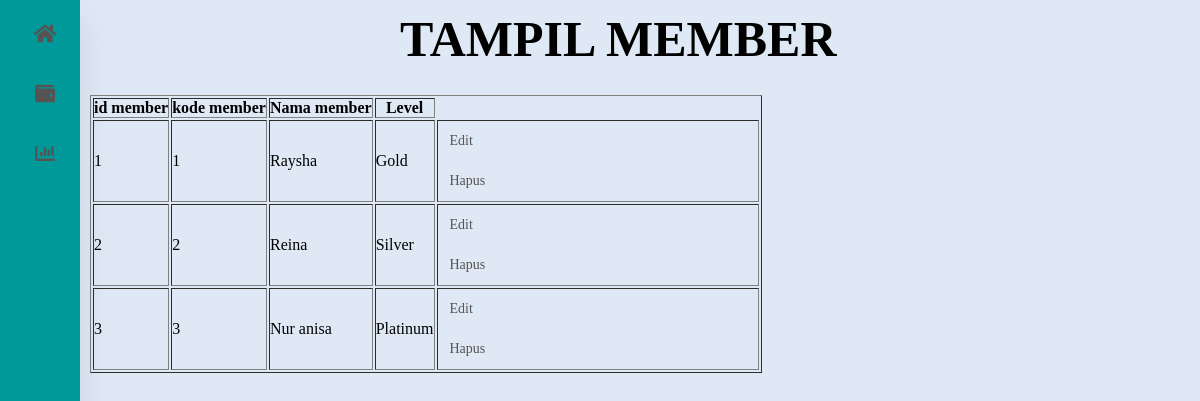
The app's page /tampil_member.php (signed in) with its own data.
### tables this page shows
CREATE TABLE `member` (
  `id_member` int(11) NOT NULL,
  `kode_member` int(11) NOT NULL,
  `nama_member` varchar(20) NOT NULL,
  `level` varchar(11) NOT NULL
);

### tampil_member.php (the view, shortened to what this page needs)
<!DOCTYPE html>
<html>
<html lang="en">
<head>
    <link rel="stylesheet" href="https://cdnjs.cloudflare.com/ajax/libs/font-awesome/5.15.4/css/all.min.css"/>
<body>
    <h2 style="position: absolute; top: 10px; left: 400px; font-size: 50px;">TAMPIL MEMBER</h2>
</body>
</head>
<body>
    <nav>
        <ul>
            <li><a href="index.php">
                <i class="fas fa-home"></i>
            </a></li>
            <li><a href="tambah_member.php">
                <i class="fas fa-wallet"></i>
            </a></li>
            <li><a href="tampil_member.php">
                <i class="fas fa-chart-bar"></i>
            </a></li>
        </ul>
    </nav>
</body>
    <table border="1" dding: 3px; text-align: center;">
        <tr>
            <th>id member</th>
            <th>kode member</th>
            <th>Nama member</th>
            <th>Level</th>
        </tr>
        <?php
            include 'koneksi.php';
            $no = 1;
            $data = mysqli_query($koneksi,"Select * From member");
            while($d = mysqli_fetch_array($data)){
        ?>
        <tr>
            <td><?php echo $no++; ?></td>
            <td><?php echo $d['kode_member'];?></td>
            <td><?php echo $d['nama_member'];?></td>
            <td><?php echo $d['level'];?></td>
            <td>
                <a href="edit_transaksi.php?id=<?php echo $d['id_member']; ?>">Edit</a>
                <a href="hapus_transaksi.php?id=<?php echo $d['id_member']; ?>">Hapus</a>
            </td>
        </tr>
        <?php
            }
            ?>
    </table>
</body>
</html>

### tampil_member.php (style rules this page uses)
* { margin: 0px; padding: 0px; outline: 0px; text-decoration: none; }
body { background: #dfe9f5; margin: 0; padding: 0; display: flex; justify-content: flex-start; align-items: flex-start; height: 97vh; }
table { margin: 95px 0 0 90px; }
nav { position: absolute; top: 0px; bottom: 0px; height: 100%; left: 0px; background: #009999; width: 80px; overflow: hidden; transition: width 0.2s linear; box-shadow: 0 20px 35px rgba(1, 0, 0, 0.1) }
a { position: relative; color: rgba(85, 83, 83); font-size: 14px; display: table; width: 300px; padding: 10px; }
.fas { position: relative; width: 70px; height: 40px; top: 14px; font-size: 20px; text-align: center; }

### records on screen
member: kode_member "1", nama_member "Raysha", level "Gold"
member: kode_member "2", nama_member "Reina", level "Silver"
member: kode_member "3", nama_member "Nur anisa", level "Platinum"
